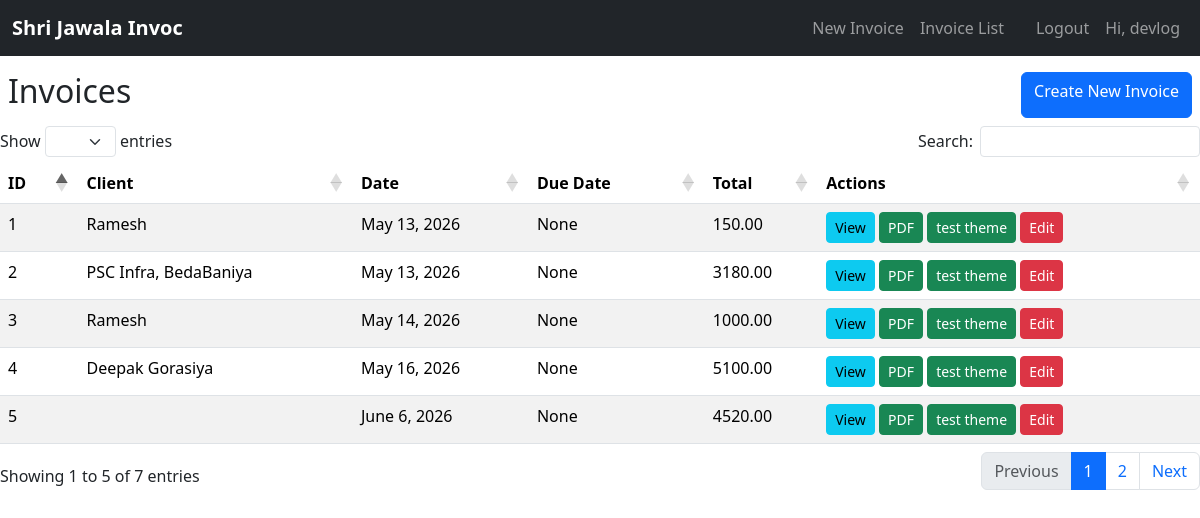
The app's page /invoices/ (signed in) with its own data.
### invoices/models.py (models this page shows, shortened)
class Invoice(models.Model):
    STATUS_CHOICES = [
        ('paid', 'Paid'),
        ('payment_due', 'Payment After Service'),
        ('partially_paid', 'Partially Paid'),
        ('due_paid', 'Previously Due, Now Paid'),
    ]
    special_uid = models.UUIDField(
        default=uuid.uuid4,
        editable=False
    )
    image = models.ImageField(
        upload_to='',
        blank=True,
        null=True
    )
    created_by = models.ForeignKey(User, on_delete=models.SET_NULL, null=True, blank=True)
    client = models.ForeignKey(Client, on_delete=models.SET_NULL, null=True, blank=True)
    guest_client_name = models.CharField(max_length=200, blank=True)  # For guest invoices
    date = models.DateField(auto_now_add=True)
    due_date = models.DateField(blank=True, null=True)
    status = models.CharField(max_length=20, choices=STATUS_CHOICES, default='payment_due')
    total = models.DecimalField(max_digits=10, decimal_places=2, default=0)
    place = models.CharField(max_length=20, blank=True, null=True)
    invoice_no = models.PositiveIntegerField(null=True, blank=True, editable=False)
    year = models.PositiveIntegerField(default=current_year, editable=False)
    suffix = models.CharField(max_length=10, blank=True, null=True)
    invoice_label =models.ForeignKey(InvoiceLabel, on_delete=models.SET_NULL, null=True, blank=True)
    organization = models.ForeignKey(Firm, on_delete=models.SET_NULL, null=True, blank=True)
    theme_style = models.ForeignKey(InvoiceTheme, on_delete=models.SET_NULL, null=True, blank=True)
    context_title = models.CharField(
        max_length=255,
        blank=True,
        help_text="Specific subject (e.g., Machine Name, Project Code, or Service Type)"
    )
    LABEL_ALIGNMENT = [
        ('LEFT', 'Left Aligned'),
        ('CENTER', 'Centered'),
        ('RIGHT', 'Right Aligned'),
    ]
    header_style = models.CharField(
        max_length=10,
        choices=LABEL_ALIGNMENT,
        default='CENTER'  # Now defaults to Center
    )
    slug = models.SlugField(
        max_length=300,
        unique=True,
        blank=True,
        null=True,
        editable=True # Set to False if you want to hide it from the Admin form
    )
    is_active = models.BooleanField(default=True)

### invoices/views.py (the view)
# urls.py: path('', views.invoice_list, name='invoice_list'),
@login_required
def invoice_list(request):
    if request.user.is_staff or request.user.is_superuser:
        invoices = Invoice.objects.all()
    else:
        invoices = Invoice.objects.filter(created_by=request.user)
    return render(request, 'invoices/invoice_list.html', {'invoices': invoices})

### templates/invoices/invoice_list.html (shortened to what this page needs)
{% extends 'invoices/base.html' %}
{% if request.headers.hx_request %}
{% block content %}
<div class="d-flex flex-row justify-content-between pt-2 m-2">
    <h2>Invoices</h2>
 <a href="" class="btn btn-primary">Create New Invoice</a>
</div>
<table id="myTable" class="table table-striped mt-3">
    <thead>
        <tr>
            <th>ID</th>
            <th>Client</th>
            <th>Date</th>
            <th>Due Date</th>
            <th>Total</th>
            <th>Actions</th>
        </tr>
    </thead>
    <tbody>
    {% for invoice in invoices %}
        <tr>
            <td>{{ invoice.id }}</td>
            <td>{% if invoice.client %}
    {{ invoice.client.name }}
{% else %}
    {{ invoice.guest_client_name }}
{% endif %}</td>
            <td>{{ invoice.date }}</td>
            <td>{{ invoice.due_date }}</td>
            <td>{{ invoice.total }}</td>
            <td>
                <a class="btn btn-sm btn-info" href="{% url 'invoice_detail' invoice.id %}">View</a>
                <a class="btn btn-sm btn-success" href="{% url 'invoice_pdf' invoice.id %}">PDF</a>
                <a class="btn btn-sm btn-success" href="{% url 'test_pdf' invoice.special_uid %}">test theme </a>
                 <a class="btn btn-sm btn-danger" href="{% url 'edit_invoice' invoice.id %}">Edit</a>
            </td>
        </tr>
    {% empty %}
        <tr><td colspan="6" class="text-center">No invoices found.</td></tr>
    {% endfor %}
    </tbody>
</table>
{% endblock %}
{%endif%}

### templates/partials/navbar.html (shortened to what this page needs)
<nav class="navbar navbar-expand-lg navbar-dark bg-dark py-2">
    <div class="container-fluid {% if '/dashboard' in request.path %}flex-nowrap{% endif %}">
        <a class="navbar-brand fw-bold" href="{% url 'home' %}" style="font-size: clamp(1rem, 4vw, 1.25rem);">
            Shri Jawala Invoc
        </a>
            <div class="collapse navbar-collapse" id="mainNavbar">
                 <ul class="navbar-nav ms-auto">
                {% if user.is_authenticated %}
                <li class="nav-item"><a class="nav-link" href="{% url 'client_invoice_create' %}">New Invoice</a></li>
                <li class="nav-item"><a class="nav-link" href="{% url 'invoice_list' %}">Invoice List</a></li>
                <li class="nav-item"><a class="nav-link" href="{% url 'accounts:logout' %}">
                <li class="nav-item"><a class="nav-link" href="{% url 'accounts:logout' %}">
                Logout</a></li>
                <li class="nav-item"><a class="nav-link">Hi, {{user.username}}</a></li>
                {% else %}
                 <li class="nav-item"><a class="nav-link" href="{% url 'guest_invoice_create' %}">New Invoice</a></li>
                <li class="nav-item"><a class="nav-link" href="{% url 'accounts:login' %}">Login</a></li>
                {% endif %}
            </ul>
            </div>
    </div>
</nav>

### records on screen
Invoice: id "1", guest_client_name "Ramesh", date "May 13, 2026", due_date "None", total "150.00"
Invoice: id "2", guest_client_name "PSC Infra, BedaBaniya", date "May 13, 2026", due_date "None", total "3180.00"
Invoice: id "3", guest_client_name "Ramesh", date "May 14, 2026", due_date "None", total "1000.00"
Invoice: id "4", guest_client_name "Deepak Gorasiya", date "May 16, 2026", due_date "None", total "5100.00"
Invoice: id "5", date "June 6, 2026", due_date "None", total "4520.00"

### other values on screen
{{ user.username }} "devlog"
